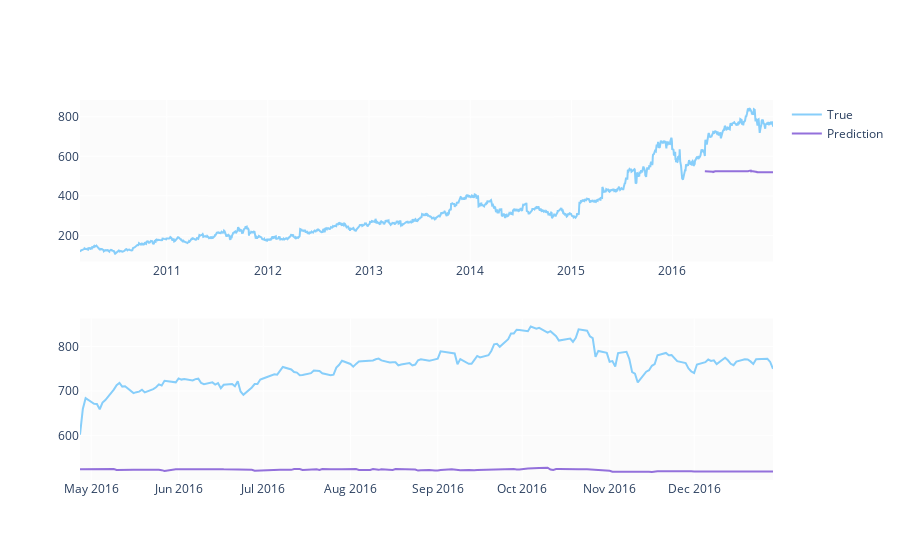

The code cell stored with this chart in its notebook:
### Code cell
fig = make_subplots(rows=2, cols=1)
fig.add_trace(go.Scatter(x=df.Date, y=df.ClosePrice,
                         name='True',
                         marker_color='LightSkyBlue'), row=1, col=1)

fig.add_trace(go.Scatter(x=predicted_prices.Date,
                         y=predicted_prices.ClosePrice,
                         name='Prediction',
                         marker_color='MediumPurple'), row=1, col=1)

fig.add_trace(go.Scatter(x=predicted_prices.Date,
                         y=y_test,
                         name='Truth',
                         marker_color='LightSkyBlue',
                         showlegend=False), row=2, col=1)

fig.add_trace(go.Scatter(x=predicted_prices.Date,
                         y=y_pred,
                         name='Prediction',
                         marker_color='MediumPurple',
                         showlegend=False), row=2, col=1)

fig.show()

### Figure 1 — Plotly figure (JSON) as saved in the notebook; plotly's stock layout.template omitted (floating-point values rounded to 4 significant figures; data arrays with more than 128 entries replaced by an {"elided": "..."} marker saying what was removed)
{"data": [{"marker": {"color": "LightSkyBlue"}, "name": "True", "type": "scatter", "x": {"elided": "1728 str values"}, "xaxis": "x", "y": {"elided": "1728 float values"}, "yaxis": "y"}, {"marker": {"color": "MediumPurple"}, "name": "Prediction", "type": "scatter", "x": {"elided": "172 str values"}, "xaxis": "x", "y": {"elided": "172 float values"}, "yaxis": "y"}, {"marker": {"color": "LightSkyBlue"}, "name": "Truth", "showlegend": false, "type": "scatter", "x": {"elided": "172 str values"}, "xaxis": "x2", "y": {"elided": "172 float values"}, "yaxis": "y2"}, {"marker": {"color": "MediumPurple"}, "name": "Prediction", "showlegend": false, "type": "scatter", "x": {"elided": "172 str values"}, "xaxis": "x2", "y": {"elided": "172 float values"}, "yaxis": "y2"}], "layout": {"xaxis": {"anchor": "y", "domain": [0, 1]}, "xaxis2": {"anchor": "y2", "domain": [0, 1]}, "yaxis": {"anchor": "x", "domain": [0.575, 1]}, "yaxis2": {"anchor": "x2", "domain": [0, 0.425]}}}
